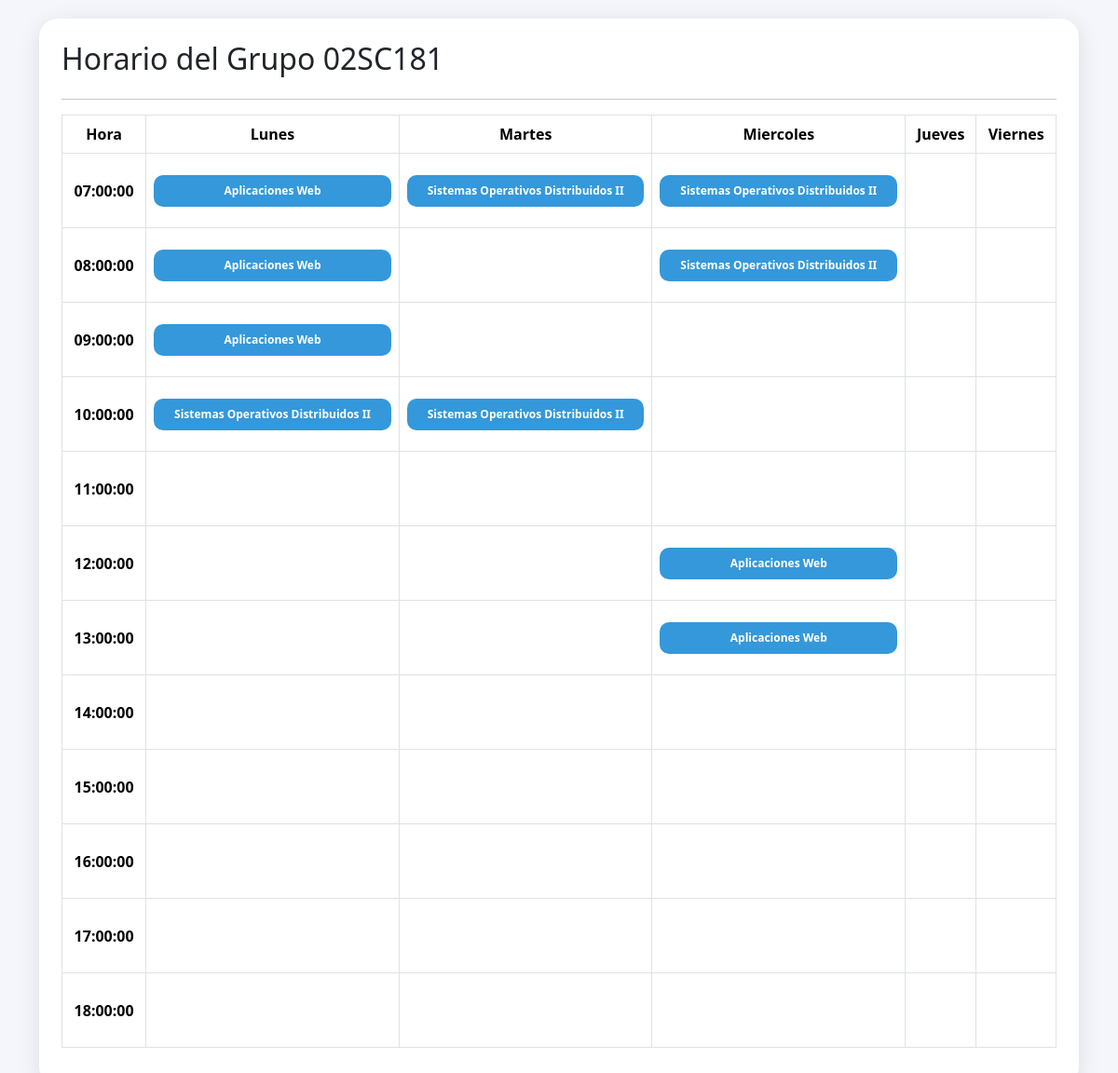
Screenshot of /admin/ver_horario.php (signed in) with the database file from the repository.
### tables this page shows
CREATE TABLE IF NOT EXISTS `grupos` (
`id` int(11) NOT NULL,
  `clave_grupo` varchar(20) DEFAULT NULL,
  `semestre` int(11) DEFAULT NULL,
  `activo` tinyint(1) DEFAULT '1'
);

CREATE TABLE IF NOT EXISTS `horario_generado` (
`id` int(11) NOT NULL,
  `grupo_id` int(11) NOT NULL,
  `materia_id` int(11) NOT NULL,
  `docente_id` int(11) NOT NULL,
  `dia` varchar(20) NOT NULL,
  `hora` time NOT NULL
);

CREATE TABLE IF NOT EXISTS `materias` (
`id` int(11) NOT NULL,
  `nombre` varchar(200) DEFAULT NULL,
  `semestre` int(11) DEFAULT NULL,
  `horas_semana` int(11) DEFAULT NULL,
  `tipo` varchar(50) DEFAULT NULL
);

### admin/ver_horario.php (the view, shortened to what this page needs)
<?php
require_once("../config/conexion.php");
$grupo_id = isset($_GET['grupo']) ? intval($_GET['grupo']) : 4;
$grupo = $conexion->query("
SELECT *
FROM grupos
WHERE id='$grupo_id'
")->fetch(PDO::FETCH_ASSOC);
$dias = array(
'Lunes',
'Martes',
'Miercoles',
'Jueves',
'Viernes'
);
$horas = array(
'07:00:00',
'08:00:00',
'09:00:00',
'10:00:00',
'11:00:00',
'12:00:00',
'13:00:00',
'14:00:00',
'15:00:00',
'16:00:00',
'17:00:00',
'18:00:00'
);
?>
<!DOCTYPE html>
<html>
<head>
<link rel="stylesheet"
href="https://cdn.jsdelivr.net/npm/bootstrap@5.3.3/dist/css/bootstrap.min.css">
</head>
<body>
<div class="container">
<div class="card p-4">
<h2>
Horario del Grupo <?= $grupo['clave_grupo']; ?>
</h2>
<hr>
<table class="table table-bordered">
<tr>
<th>Hora</th>
<?php foreach($dias as $dia){ ?>
<th><?= $dia ?></th>
<?php } ?>
</tr>
<?php
foreach($horas as $hora){
echo "<tr>";
echo "<td><b>$hora</b></td>";
foreach($dias as $dia){
$sql = "
SELECT
hg.*,
m.nombre AS materia
FROM horario_generado hg
INNER JOIN materias m
ON hg.materia_id = m.id
WHERE hg.grupo_id = '$grupo_id'
AND hg.dia = '$dia'
AND hg.hora = '$hora'
LIMIT 1
";
$r = $conexion->query($sql);
if($r && $r->rowCount()>0){
$f = $r->fetch(PDO::FETCH_ASSOC);
echo "<td>";
echo "<div class='bloque' style='background:#3498db'>";
echo $f['materia'];
echo "</div>";
echo "</td>";
}else{
echo "<td></td>";
}
}
echo "</tr>";
}
?>
</table>
</div>
</div>
</body>
</html>

### admin/ver_horario.php (style rules this page uses)
body { background:#f4f6fb; padding:20px; }
.card { border:none; border-radius:20px; box-shadow:0 5px 25px rgba(0,0,0,.1); }
table { text-align:center; }
th { background:#0f172a; color:white; }
td { height:80px; vertical-align:middle; }
.bloque { color:white; padding:8px; border-radius:10px; font-size:12px; font-weight:bold; }

### rows the page displays
grupos: clave_grupo "02SC181"
horario_generado: materia.nombre "Aplicaciones Web"
horario_generado: materia.nombre "Sistemas Operativos Distribuidos II"
horario_generado: materia.nombre "Sistemas Operativos Distribuidos II"
horario_generado: materia.nombre "Aplicaciones Web"
horario_generado: materia.nombre "Sistemas Operativos Distribuidos II"
horario_generado: materia.nombre "Aplicaciones Web"
horario_generado: materia.nombre "Sistemas Operativos Distribuidos II"
horario_generado: materia.nombre "Sistemas Operativos Distribuidos II"
horario_generado: materia.nombre "Aplicaciones Web"
horario_generado: materia.nombre "Aplicaciones Web"

### other values shown
$dia "Lunes"
$dia "Martes"
$dia "Miercoles"
$dia "Jueves"
$dia "Viernes"
$hora "07:00:00"
$hora "08:00:00"
$hora "09:00:00"
$hora "10:00:00"
$hora "11:00:00"
$hora "12:00:00"
$hora "13:00:00"
$hora "14:00:00"
$hora "15:00:00"
$hora "16:00:00"
